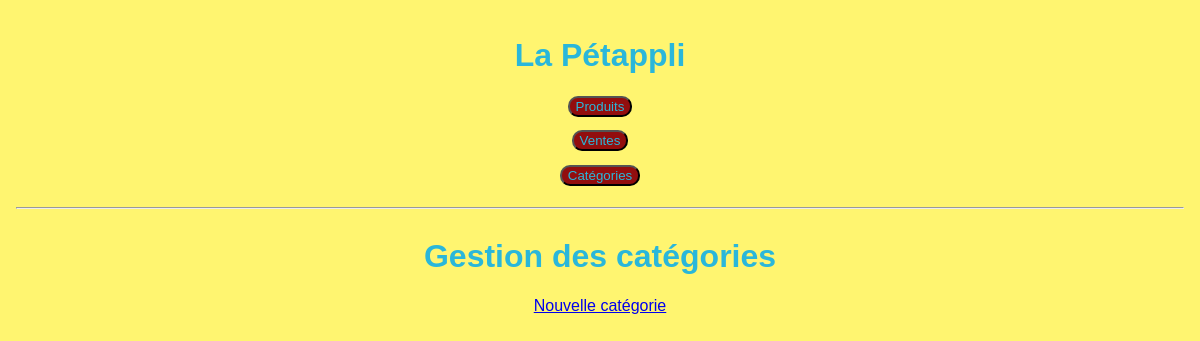
/index.php?page=gestionCategories, run on an earlier commit of the app's database.
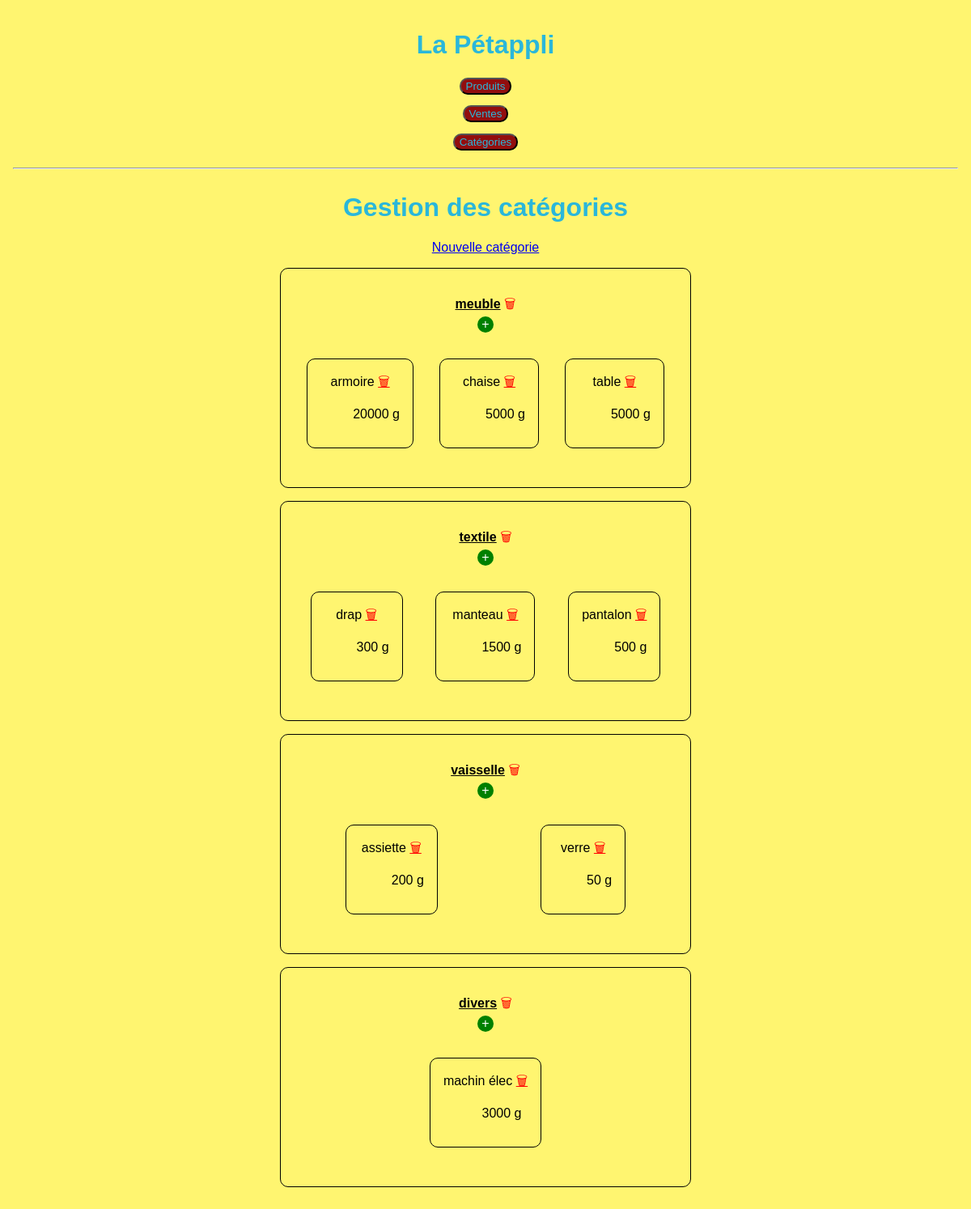
And on a later commit of the database.
### tables this page shows
CREATE TABLE `sous_categories` (
  `id_sous_categorie` int(11) NOT NULL AUTO_INCREMENT,
  `nom_sous_categorie` varchar(50) NOT NULL,
  `id_categorie` int(11) NOT NULL,
  `poids` int(11) DEFAULT NULL COMMENT 'en gramme',
  PRIMARY KEY (`id_sous_categorie`),
  KEY `id_categorie` (`id_categorie`),
  CONSTRAINT `sous_categories_ibfk_1` FOREIGN KEY (`id_categorie`) REFERENCES `categories` (`id_categorie`) ON DELETE NO ACTION ON UPDATE CASCADE
);

### controllers/categorie.controller.php (called while the page is built, shortened)
<?php
require ('model/CategorieManager.php');
class CategorieController{
    public function listSousCategories(){
        $sousCategorieManager = new CategorieManager();
        $reponse = $sousCategorieManager->getCategories();
        $tableau = array();
        while($categorie = $reponse->fetch()){
            $sousCategories = $sousCategorieManager->getSousCategories($categorie["id_categorie"]);
            $tableau[$categorie['nom_categorie']] = $sousCategories;
        }
        require ('views/gestionCat.view.php');
    }
}

### model/CategorieManager.php (called while the page is built, shortened)
<?php
class CategorieManager extends Manager{
    public function getCategories(){
        $bd = $this->connexion();
        $reponse = $bd->query('SELECT * FROM categories');
        return $reponse;
    }
    public function getSousCategories($id_categorie){
        $bd = $this->connexion();
        $sql = ("SELECT s.id_sous_categorie, s.nom_sous_categorie, s.id_categorie, c.nom_categorie, s.poids
        FROM categories c INNER JOIN sous_categories s ON s.id_categorie = c.id_categorie
        WHERE s.id_categorie =" . $id_categorie .
		" ORDER BY nom_sous_categorie");
        $reponse = $bd->query($sql);
        return $reponse;
    }
}

### views/gestionCat.view.php (the view, shortened to what this page needs)
    <h1>Gestion des catégories</h1>
    <a href='index.php?page=addFormCategorie'>Nouvelle catégorie</a>
    <?php
    foreach ($tableau as $nomcat => $reponsecat) {
	$sousCats = $reponsecat->fetchAll();
    ?>
	<div class="card">
            <p class="liensboutons">
		<b><u><?= $nomcat ?></u></b>
		<a class="poubelle" href='index.php?page=deleteCategorie&id_categorie=<?=$sousCats[0]['id_categorie']?>'>&#x1F5D1;</a><br/>
		<a class="plus" href='index.php?page=addFormCategorie&id_categorie=<?=$sousCats[0]['id_categorie']?>'>+</a><br />
		<div class="multicard">
		<?php
		foreach ($sousCats as $sousCat) {
		?>
		    <div class="card">
			<?= $sousCat['nom_sous_categorie'] ?>
			<a class="poubelle" href='index.php?page=deleteCategorie&id_categorie=<?=$sousCat['id_sous_categorie']?>'>&#x1F5D1;</a>
			<ul>
			    <li><?= $sousCat['poids'] ?>&nbsp;g</li>
			</ul>
		    </div>
		<?php
		}
		?>
		</div>
            </p>
	</div>
    <?php
    }
$content = ob_get_clean();
require('base.view.php');
?>

### index.php (shortened to what this page needs)
<?php
require('controllers/categorie.controller.php');
try{
    if( isset($_GET['page']) ) {
        switch ($_GET['page']) {
            case 'gestionCategories':
                $categorieController = new CategorieController();
                $categorieController->listSousCategories();
		break;
	}
    }else{
	$homeController = new HomeController();
	$requete = $homeController->home();
    }
}catch(Exception $e){
    $error = $e->getMessage();
    require('views/error.view.php');
}

### views/base.view.php (shortened to what this page needs)
<!DOCTYPE html>
<html>
    <head>
        <link rel="stylesheet" href="./public/css/style.css" />
        <link rel="stylesheet" href="https://cdnjs.cloudflare.com/ajax/libs/font-awesome/6.5.1/css/all.min.css" />
    </head>
<body>
    <header>
        <h1>La Pétappli</h1>
	<nav>
	    <a href="index.php?page=produits"> <button class="btn">Produits</button></a><br>
	    <a href="index.php?page=ventes"> <button class="bnt">Ventes</button></a><br>
	    <a href="index.php?page=categories"> <button class="btn">Catégories</button></a><br>
	</nav>
    </header>
    <hr class="separation">
    <div class='content'>
        <?= $content ?>
    </div>
</body>
</html>

### public/css/style.css (style rules this page uses)
body { margin: 1em; font: 16px Arial; display: flex; flex-direction: column; justify-content: center; align-items: center; text-align: center; background-color: #FFF570; }
.separation { width: 100%; }
h1, h2 { color: #2Ab7DA; }
nav button { margin-bottom: 1em; style: none; background-color: #920E0E; color:#2Ab7DA; border-radius: 10px; }
li { list-style: none; }
.multicard { display: flex; flex-wrap: wrap; flex-direction: row; justify-content: space-around; align-items: center; }
.card { border-color: black; border: solid 0.1em; border-radius: 10px; margin: 1em; padding: 1em; }
.plus { background-color: green; color: white; height: 20px; width: 20px; line-height: 20px; border-radius: 50%; display: inline-block; text-align: center; }
.poubelle { color: red; }
.liensboutons a { text-decoration: none !important; }
* { box-sizing: border-box; }

What changed in the data, as far as the page shows it:
added sous_categories: nomcat "meuble", nom_sous_categorie "armoire", poids "20000"
added sous_categories: nom_sous_categorie "chaise", poids "5000", shown under "meuble"
added sous_categories: nom_sous_categorie "table", poids "5000", shown under "meuble"
added sous_categories: nomcat "textile", nom_sous_categorie "drap", poids "300"
added sous_categories: nom_sous_categorie "manteau", poids "1500", shown under "textile"
added sous_categories: nom_sous_categorie "pantalon", poids "500", shown under "textile"
added sous_categories: nomcat "vaisselle", nom_sous_categorie "assiette", poids "200"
added sous_categories: nom_sous_categorie "verre", poids "50", shown under "vaisselle"
added sous_categories: nomcat "divers", nom_sous_categorie "machin élec", poids "3000"
